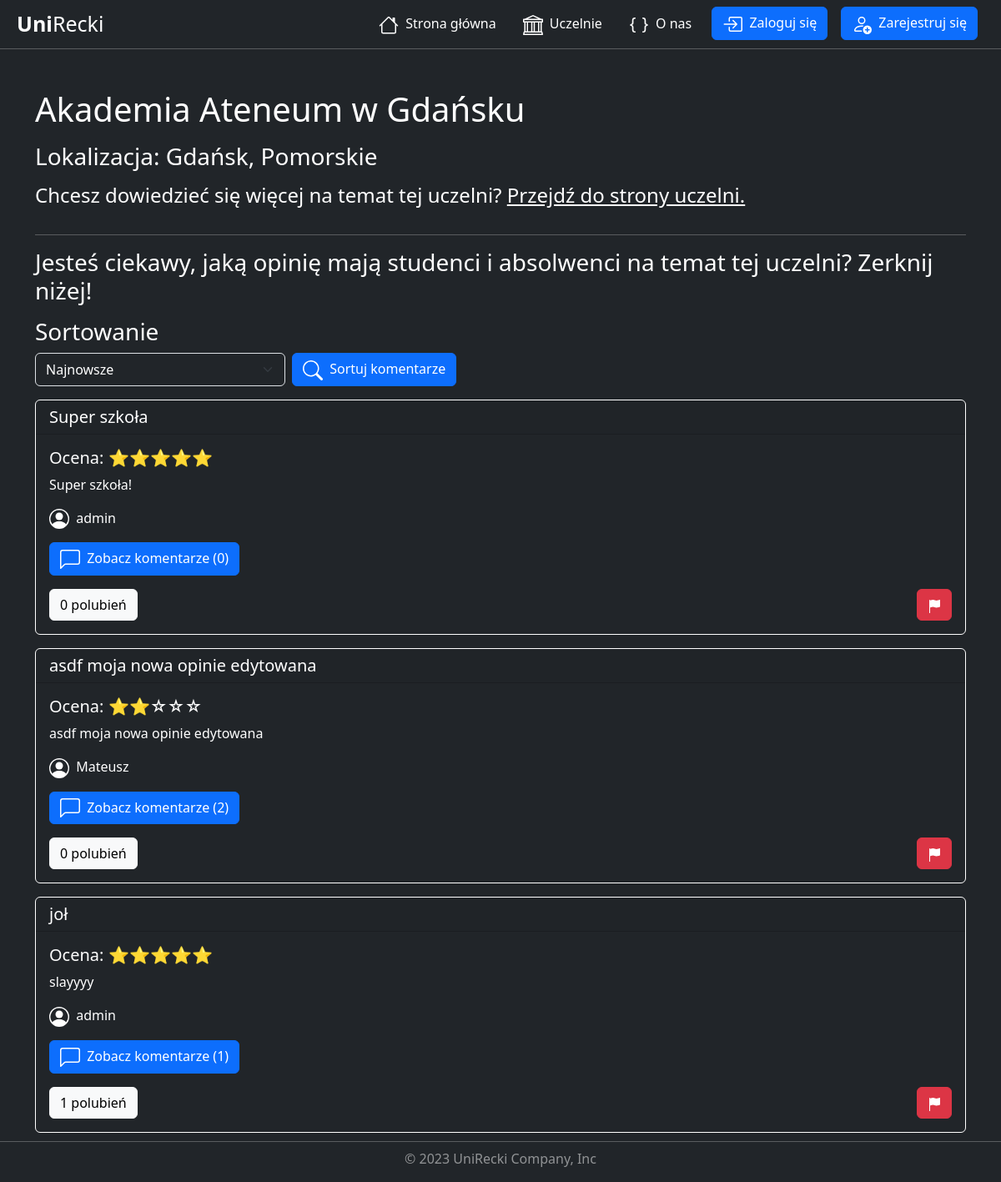
The app's page /university/5/, older data.
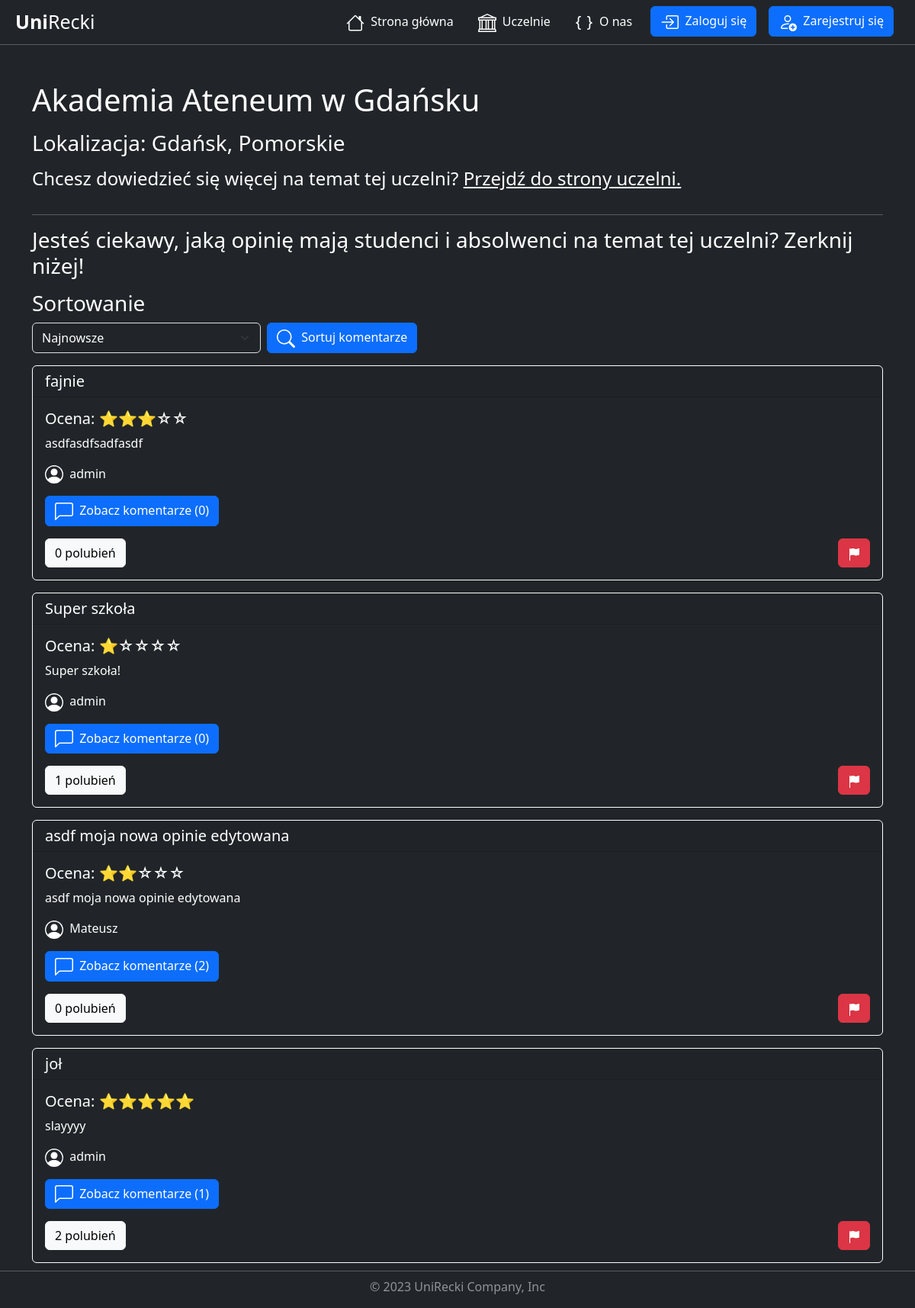
The same page, newer data.
### universities/models.py (models this page shows, shortened)
class University(models.Model):
    name = models.CharField(max_length=150)
    search_name = models.CharField(max_length=150, blank=True)
    voivodeship = models.CharField(max_length=150)
    city = models.CharField(max_length=150)
    link = models.CharField(max_length=150)
    class Meta:
        verbose_name = 'University'
        verbose_name_plural = 'Universities'

class Review(models.Model):
    title = models.CharField( max_length=150)
    description = models.CharField( max_length=3000)
    rating = models.IntegerField(validators=[
            MaxValueValidator(5),
            MinValueValidator(1)
        ])
    add_date = models.DateTimeField(default=timezone.now, blank=True)
    university = models.ForeignKey(University, on_delete=models.CASCADE)
    user = models.ForeignKey(User, on_delete=models.CASCADE)
    users_like = models.ManyToManyField(User, related_name='images_liked', blank=True)
    class Meta:
        verbose_name = 'Review'
        verbose_name_plural = 'Reviews'

### universities/views.py (the view)
# urls.py: path('<int:pk>/', views.UniversityDetailView.as_view(), name='university_detail'),
class UniversityDetailView(DetailView):
    model = University
    template_name = 'universities/university_detail.html'
    context_object_name = 'university'
    def get_context_data(self, **kwargs):
        context = super().get_context_data(**kwargs)
        university = self.get_object()
        sort_method = self.request.GET.get('sort_method', 'newest')
        allowed_sort_methods = ['newest', 'oldest', 'most_comments', 'most_likes', 'best_ratings', 'worst_ratings']
        if sort_method not in allowed_sort_methods:
            raise Http404("Invalid sort method")
        if sort_method == 'newest':
            reviews = university.review_set.all().order_by('-add_date')
        elif sort_method == 'oldest':
            reviews = university.review_set.all().order_by('add_date')
        elif sort_method == 'most_comments':
            reviews = university.review_set.annotate(num_comments=Count('comment')).order_by('-num_comments', '-add_date')
        elif sort_method == 'most_likes':
            reviews = university.review_set.annotate(num_likes=Count('users_like')).order_by('-num_likes', '-add_date')
        elif sort_method == 'best_ratings':
            reviews = university.review_set.all().order_by('-rating')
        elif sort_method == 'worst_ratings':
            reviews = university.review_set.all().order_by('rating')
        context['reviews'] = reviews
        context['sort_method'] = sort_method
        return context

### universities/templates/universities/university_detail.html (shortened to what this page needs)
{% extends "base.html" %}
{% load static %}
{% block css %}
    <link rel="stylesheet" href="{% static "universities/university_detail.css" %}">
{% endblock css %}
{% block content %}
    <div class="container mt-5">
        <div class="row">
            <h1 class="mb-3">{{ university.name }}</h1>
            <h3 class="mb-3">Lokalizacja: {{ university.city }}, {{ university.voivodeship | capfirst }}</h3>
        </div>
        <div class="row">
            <h4 class="mb-3">
                Chcesz dowiedzieć się więcej na temat tej uczelni? <a href="{{ university.link }}">Przejdź do strony uczelni.</a>
            </h4>
        </div>
        <hr class="mt-3">
        <h3 class="mb-3">Jesteś ciekawy, jaką opinię mają studenci i absolwenci na temat tej uczelni? Zerknij niżej!</h3>
        <form action="." method="get" name="SortForm">
            <h3 class="p-0 mb-2">Sortowanie</h3>
            <div class="d-flex">
                <select class="form-select text-bg-dark sort" name="sort_method">
                    <option value="newest" {% if sort_method == "newest" %}selected{% endif %}>Najnowsze</option>
                </select>
                <button class="btn btn-primary ms-2" type="submit">
                    Sortuj komentarze
                </button>
            </div>
        </form>
        {% for review in reviews %}
            <div class="card bg-dark mt-3">
                <h5 class="card-header ">{{ review.title }}</h5>
                <div class="card-body">
                    <h5 class="card-title">
                        Ocena:
                        {% if review.rating == 5 %}
                            ⭐⭐⭐⭐⭐
                        {% elif review.rating == 4 %}
                            ⭐⭐⭐⭐☆
                        {% elif review.rating == 3 %}
                            ⭐⭐⭐☆☆
                        {% elif review.rating == 2 %}
                            ⭐⭐☆☆☆
                        {% elif review.rating == 1 %}
                            ⭐☆☆☆☆
                        {% endif %}
                    </h5>
                    <p class="card-text">{{ review.description }}</p>
                    <p class="card-text">
                        {{ review.user.username }}
                    </p>
                    <p class="card-text">
                        <a href="{% url 'review_detail' review.pk %}" class="btn btn-primary">
                        Zobacz komentarze ({{ review.comment_set.count }})</a>
                    </p>
                    <div class="row">
                        <div class="col-6">
                            {% with total_likes=review.users_like.count %}
                                <span class="count-{{ review.id }} btn btn-light me-2">
                                    <span class="total">{{ total_likes }}</span>
                                    polubień
                                </span>
                            {% endwith %}
                        </div>
                        <div class="col-6 d-flex justify-content-end align-items-end">
                            <a href="{% url 'review_report_create' review.pk %}"
                               title="Zgłoś opinię"
                               class="btn btn-danger">
                            </a>
                        </div>
                    </div>
                </div>
            </div>
        {% empty %}
            <p>Brak opinii dla tej uczelni.</p>
        {% endfor %}
    </div>
{% endblock content %}

### templates/base.html (shortened to what this page needs)
{% load static %}
<!DOCTYPE html>
<html lang="en">
  <head>
    <link href="https://cdn.jsdelivr.net/npm/bootstrap@5.3.0-alpha3/dist/css/bootstrap.min.css"
          rel="stylesheet"
 />
    <link rel="stylesheet" href="{% static 'styles.css' %}" />
    {% block css %}
    {% endblock css %}
  </head>
  <body class="bg-dark">
    <nav class="navbar navbar-expand-lg navbar-dark bg-dark p-2">
      <div class="container-fluid">
        <a class="navbar-brand p-0 fw-ligth bigger-font"
           href="{% url 'index' %}"><strong>Uni</strong>Recki</a>
        <div class="collapse navbar-collapse" id="navbarNavDropdown">
          <ul class="navbar-nav ms-auto">
            <li class="nav-item opacity">
              <a class="nav-link mx-2 active"
                 aria-current="page"
                 href="{% url 'index' %}">
              Strona główna</a>
            </li>
            <li class="nav-item opacity">
              <a class="nav-link mx-2 active" href="{% url 'university_list' %}">
              Uczelnie</a>
            </li>
            <li class="nav-item opacity">
              <a class="nav-link mx-2 active" href="{% url 'about' %}">
              O nas</a>
            </li>
            {% if not user.is_authenticated %}
              <li class="nav-item">
                <a class="btn btn-primary mx-2 my-2 my-sm-2 my-md-2 my-lg-0 my-xl-0 my-xxl-0"
                   href="{% url 'login' %}">
                Zaloguj się</a>
              </li>
              <li class="nav-item">
                <a class="btn btn-primary my-2 mx-2 my-sm-2 my-md-2 my-lg-0 my-xl-0 my-xxl-0"
                   href="{% url 'register' %}">
                Zarejestruj się</a>
              </li>
            {% endif %}
          </ul>
        </div>
      </div>
    </nav>
    <hr class="m-0" />
    <div class="min-vh-100">
      {% block content %}
      {% endblock content %}
    </div>
  </body>
  <footer class="my-2">
    <hr class="my-1" />
    <p class="text-center text-white mt-2 lower-opacity">© 2023 UniRecki Company, Inc</p>
  </footer>
</html>

### static/styles.css (style rules this page uses)
nav { color: white; }
body { color: white; }
h1 { color: white; }
a { color: white; }
h3 { color: white; }
.bigger-font { font-size: 25px; }
.lower-opacity { opacity: 0.5; }

### universities/static/universities/university_detail.css (style rules this page uses)
.card { color: white; border: 1px solid white; margin-bottom: 10px; }
hr { color: white; }
.sort { width: 300px; }

Row changes from the older to the newer data that the page shows:
added Review: title "fajnie", description "asdfasdfsadfasdf", user.username "admin", comment_set.count "0", users_like.count "0"
changed Review "Super szkoła": users_like.count "0" → "1"; rating "⭐⭐⭐⭐⭐" → "⭐☆☆☆☆"
computed for Review "joł": users_like.count "1" → "2"
